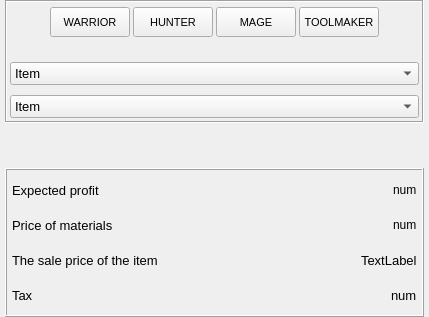
     <widget class="QFrame" name="change_profit_frame">
      <layout class="QVBoxLayout" name="verticalLayout_18">
       <property name="spacing">
        <number>5</number>
       </property>
       <property name="leftMargin">
        <number>5</number>
       </property>
       <property name="topMargin">
        <number>0</number>
       </property>
       <property name="rightMargin">
        <number>5</number>
       </property>
       <property name="bottomMargin">
        <number>0</number>
       </property>
       <item>
        <widget class="QFrame" name="Item_change_frame">
         <property name="frameShape">
          <enum>QFrame::Box</enum>
         </property>
         <property name="frameShadow">
          <enum>QFrame::Sunken</enum>
         </property>
         <layout class="QVBoxLayout" name="verticalLayout_4">
          <property name="spacing">
           <number>0</number>
          </property>
          <property name="leftMargin">
           <number>3</number>
          </property>
          <property name="topMargin">
           <number>5</number>
          </property>
          <property name="rightMargin">
           <number>3</number>
          </property>
          <property name="bottomMargin">
           <number>3</number>
          </property>
          <item>
           <widget class="QFrame" name="items_class">
            <layout class="QHBoxLayout" name="Tree_horizontal_Frame">
             <property name="spacing">
              <number>3</number>
             </property>
             <property name="leftMargin">
              <number>0</number>
             </property>
             <property name="topMargin">
              <number>0</number>
             </property>
             <property name="rightMargin">
              <number>0</number>
             </property>
             <property name="bottomMargin">
              <number>0</number>
             </property>
             <item>
              <spacer name="horizontalSpacer">
               <property name="orientation">
                <enum>Qt::Horizontal</enum>
               </property>
               <property name="sizeType">
                <enum>QSizePolicy::Preferred</enum>
               </property>
               <property name="sizeHint" stdset="0">
                <size>
                 <width>40</width>
                 <height>20</height>
                </size>
               </property>
              </spacer>
             </item>
             <item>
              <widget class="QPushButton" name="pushButton_1">
               <property name="sizePolicy">
                <sizepolicy hsizetype="Preferred" vsizetype="Preferred">
                 <horstretch>0</horstretch>
                 <verstretch>0</verstretch>
                </sizepolicy>
               </property>
               <property name="minimumSize">
                <size>
                 <width>40</width>
                 <height>30</height>
                </size>
               </property>
               <property name="maximumSize">
                <size>
                 <width>80</width>
                 <height>80</height>
                </size>
               </property>
               <property name="font">
                <font>
                 <pointsize>8</pointsize>
                </font>
               </property>
               <property name="text">
                <string>WARRIOR</string>
               </property>
              </widget>
             </item>
             <item>
              <widget class="QPushButton" name="pushButton_2">
               <property name="sizePolicy">
                <sizepolicy hsizetype="Preferred" vsizetype="Preferred">
                 <horstretch>0</horstretch>
                 <verstretch>0</verstretch>
                </sizepolicy>
               </property>
               <property name="minimumSize">
                <size>
                 <width>40</width>
                 <height>30</height>
                </size>
               </property>
               <property name="maximumSize">
                <size>
                 <width>80</width>
                 <height>80</height>
                </size>
               </property>
               <property name="font">
                <font>
                 <pointsize>8</pointsize>
                </font>
               </property>
               <property name="text">
                <string>HUNTER</string>
               </property>
              </widget>
             </item>
             <item>
              <widget class="QPushButton" name="pushButton_3">
               <property name="sizePolicy">
                <sizepolicy hsizetype="Preferred" vsizetype="Preferred">
                 <horstretch>0</horstretch>
                 <verstretch>0</verstretch>
                </sizepolicy>
               </property>
               <property name="minimumSize">
                <size>
                 <width>30</width>
                 <height>30</height>
                </size>
               </property>
               <property name="maximumSize">
                <size>
                 <width>80</width>
                 <height>80</height>
                </size>
               </property>
               <property name="font">
                <font>
                 <pointsize>8</pointsize>
                </font>
               </property>
               <property name="text">
                <string>MAGE</string>
               </property>
              </widget>
             </item>
             <item>
              <widget class="QPushButton" name="pushButton_4">
               <property name="sizePolicy">
                <sizepolicy hsizetype="Preferred" vsizetype="Preferred">
                 <horstretch>0</horstretch>
                 <verstretch>0</verstretch>
                </sizepolicy>
               </property>
               <property name="minimumSize">
                <size>
                 <width>45</width>
                 <height>30</height>
                </size>
               </property>
               <property name="maximumSize">
                <size>
                 <width>80</width>
                 <height>80</height>
                </size>
               </property>
               <property name="font">
                <font>
                 <pointsize>8</pointsize>
                </font>
               </property>
               <property name="text">
                <string>TOOLMAKER</string>
               </property>
              </widget>
             </item>
             <item>
              <spacer name="horizontalSpacer_2">
               <property name="orientation">
                <enum>Qt::Horizontal</enum>
               </property>
               <property name="sizeType">
                <enum>QSizePolicy::Preferred</enum>
               </property>
               <property name="sizeHint" stdset="0">
                <size>
                 <width>40</width>
                 <height>20</height>
                </size>
               </property>
              </spacer>
             </item>
            </layout>
           </widget>
          </item>
          <item>
           <spacer name="verticalSpacer">
            <property name="orientation">
             <enum>Qt::Vertical</enum>
            </property>
            <property name="sizeType">
             <enum>QSizePolicy::Preferred</enum>
            </property>
            <property name="sizeHint" stdset="0">
             <size>
              <width>20</width>
              <height>25</height>
             </size>
            </property>
           </spacer>
          </item>
          <item>
           <widget class="QComboBox" name="comboBox_class">
            <property name="sizePolicy">
             <sizepolicy hsizetype="Preferred" vsizetype="Fixed">
              <horstretch>0</horstretch>
              <verstretch>0</verstretch>
             </sizepolicy>
            </property>
            <property name="font">
             <font>
              <pointsize>10</pointsize>
             </font>
            </property>
            <property name="currentText">
             <string>Item</string>
            </property>
            <item>
             <property name="text">
              <string>Item</string>
             </property>
            </item>
           </widget>
          </item>
          <item>
           <spacer name="verticalSpacer_2">
            <property name="orientation">
             <enum>Qt::Vertical</enum>
            </property>
            <property name="sizeType">
             <enum>QSizePolicy::Fixed</enum>
            </property>
            <property name="sizeHint" stdset="0">
             <size>
              <width>20</width>
              <height>10</height>
             </size>
            </property>
           </spacer>
          </item>
          <item>
           <widget class="QComboBox" name="comboBox_2">
            <property name="font">
             <font>
              <pointsize>10</pointsize>
             </font>
            </property>
            <property name="currentText">
             <string>Item</string>
            </property>
            <item>
             <property name="text">
              <string>Item</string>
             </property>
            </item>
           </widget>
          </item>
         </layout>
        </widget>
       </item>
       <item>
        <spacer name="verticalSpacer_5">
         <property name="orientation">
          <enum>Qt::Vertical</enum>
         </property>
         <property name="sizeHint" stdset="0">
          <size>
           <width>20</width>
           <height>40</height>
          </size>
         </property>
        </spacer>
       </item>
       <item>
        <widget class="QFrame" name="profit_frame">
         <property name="frameShape">
          <enum>QFrame::Box</enum>
         </property>
         <property name="frameShadow">
          <enum>QFrame::Raised</enum>
         </property>
         <layout class="QVBoxLayout" name="verticalLayout_17">
          <property name="spacing">
           <number>5</number>
          </property>
          <property name="leftMargin">
           <number>0</number>
          </property>
          <property name="topMargin">
           <number>5</number>
          </property>
          <property name="rightMargin">
           <number>0</number>
          </property>
          <property name="bottomMargin">
           <number>5</number>
          </property>
          <item>
           <layout class="QHBoxLayout" name="horizontalLayout_13">
            <property name="spacing">
             <number>5</number>
            </property>
            <property name="leftMargin">
             <number>5</number>
            </property>
            <property name="topMargin">
             <number>5</number>
            </property>
            <property name="rightMargin">
             <number>5</number>
            </property>
            <property name="bottomMargin">
             <number>5</number>
            </property>
            <item>
             <widget class="QLabel" name="label_17">
              <property name="font">
               <font>
                <pointsize>10</pointsize>
               </font>
              </property>
              <property name="text">
               <string>Expected profit</string>
              </property>
             </widget>
            </item>
            <item>
             <spacer name="horizontalSpacer_3">
              <property name="orientation">
               <enum>Qt::Horizontal</enum>
              </property>
              <property name="sizeHint" stdset="0">
               <size>
                <width>40</width>
                <height>20</height>
               </size>
              </property>
             </spacer>
            </item>
            <item>
             <widget class="QLabel" name="label_19">
              <property name="font">
               <font>
                <pointsize>9</pointsize>
               </font>
              </property>
              <property name="text">
               <string>num</string>
              </property>
             </widget>
            </item>
           </layout>
          </item>
          <item>
           <layout class="QHBoxLayout" name="horizontalLayout_14">
            <property name="spacing">
             <number>5</number>
            </property>
            <property name="leftMargin">
             <number>5</number>
            </property>
            <property name="topMargin">
             <number>5</number>
            </property>
            <property name="rightMargin">
             <number>5</number>
            </property>
            <property name="bottomMargin">
             <number>5</number>
            </property>
            <item>
             <widget class="QLabel" name="label_18">
              <property name="font">
               <font>
                <pointsize>10</pointsize>
               </font>
              </property>
              <property name="text">
               <string>Price of materials</string>
              </property>
             </widget>
            </item>
            <item>
             <spacer name="horizontalSpacer_4">
              <property name="orientation">
               <enum>Qt::Horizontal</enum>
              </property>
              <property name="sizeHint" stdset="0">
               <size>
                <width>40</width>
                <height>20</height>
               </size>
              </property>
             </spacer>
            </item>
            <item>
             <widget class="QLabel" name="label_20">
              <property name="font">
               <font>
                <pointsize>9</pointsize>
               </font>
              </property>
              <property name="text">
               <string>num</string>
              </property>
             </widget>
            </item>
           </layout>
          </item>
          <item>
           <layout class="QHBoxLayout" name="horizontalLayout_16">
            <property name="spacing">
             <number>5</number>
            </property>
            <property name="leftMargin">
             <number>5</number>
            </property>
            <property name="topMargin">
             <number>5</number>
            </property>
            <property name="rightMargin">
             <number>5</number>
            </property>
            <property name="bottomMargin">
             <number>5</number>
            </property>
            <item>
             <widget class="QLabel" name="label_22">
              <property name="font">
               <font>
                <pointsize>10</pointsize>
               </font>
              </property>
              <property name="text">
               <string>The sale price of the item</string>
              </property>
             </widget>
            </item>
            <item>
             <spacer name="horizontalSpacer_6">
              <property name="orientation">
               <enum>Qt::Horizontal</enum>
              </property>
              <property name="sizeHint" stdset="0">
               <size>
                <width>40</width>
                <height>20</height>
               </size>
              </property>
             </spacer>
            </item>
            <item>
             <widget class="QLabel" name="label_25">
              <property name="font">
               <font>
                <pointsize>10</pointsize>
               </font>
              </property>
              <property name="text">
               <string>TextLabel</string>
              </property>
             </widget>
            </item>
           </layout>
          </item>
          <item>
           <layout class="QHBoxLayout" name="horizontalLayout_15">
            <property name="spacing">
             <number>5</number>
            </property>
            <property name="leftMargin">
             <number>5</number>
            </property>
            <property name="topMargin">
             <number>5</number>
            </property>
            <property name="rightMargin">
             <number>5</number>
            </property>
            <property name="bottomMargin">
             <number>5</number>
            </property>
            <item>
             <widget class="QLabel" name="label_23">
              <property name="font">
               <font>
                <pointsize>10</pointsize>
               </font>
              </property>
              <property name="text">
               <string>Tax</string>
              </property>
             </widget>
            </item>
            <item>
             <spacer name="horizontalSpacer_5">
              <property name="orientation">
               <enum>Qt::Horizontal</enum>
              </property>
              <property name="sizeHint" stdset="0">
               <size>
                <width>40</width>
                <height>20</height>
               </size>
              </property>
             </spacer>
            </item>
            <item>
             <widget class="QLabel" name="label_24">
              <property name="font">
               <font>
                <pointsize>10</pointsize>
               </font>
              </property>
              <property name="text">
               <string>num</string>
              </property>
             </widget>
            </item>
           </layout>
          </item>
         </layout>
        </widget>
       </item>
      </layout>
     </widget>
